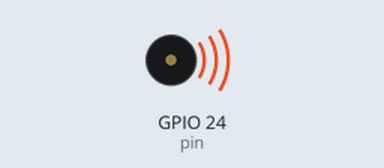
The program below on a simulated Raspberry Pi (BCM pin numbers). Shown: buzzer (waves = sounding). At 14.1 s the program stops and its outputs stay as they are.

Above: at 0.1 s.
Timing chart, 0 to 15.3 s (numbered marks = the images above):
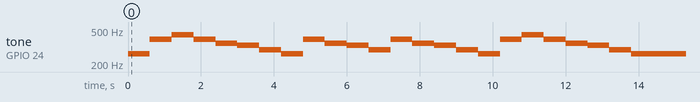

Measured:
- by itself, tone on GPIO 24 (pin): plays 262 Hz for 0.60 s, 392 Hz for 0.60 s, 440 Hz for 0.60 s, 392 Hz for 0.60 s, 349 Hz for 0.60 s, 330 Hz for 0.60 s … (24 notes in this stretch)

The program:

02buzzer_littlestart.py
```python
import wiringpi
from time import sleep
pin = 24
frequencies = {'c':262, 'd':294, 'e':330, 'f':349, 'g':392, 'a':440, 'b':494}
notes = 'ccggaag ffeeddc ggffeed ggffeed ccggaag ffeeddc'

wiringpi.wiringPiSetupGpio()

try:
    wiringpi.softToneCreate(pin)
    for i in notes:
        if i != ' ':
            wiringpi.softToneWrite(pin, frequencies[i])
        sleep(0.3)
finally:
    wiringpi.pinMode(pin, 0)
```
